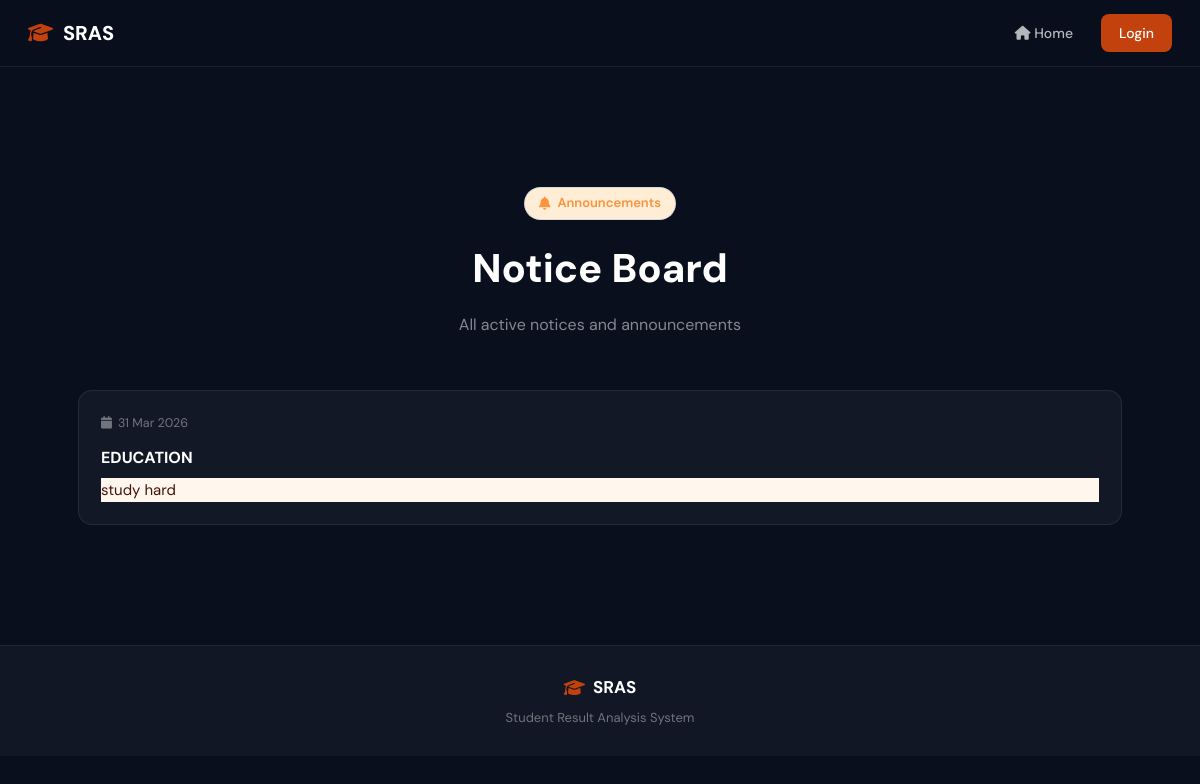
The page /notices/ on the database its author committed.
### core/models.py (models this page shows, shortened)
class Notice(models.Model):
    title      = models.CharField(max_length=200, verbose_name='Notice Title')
    content    = models.TextField(verbose_name='Content')
    is_active  = models.BooleanField(default=True, verbose_name='Active')
    created_at = models.DateTimeField(auto_now_add=True)
    updated_at = models.DateTimeField(auto_now=True)
    class Meta:
        ordering = ['-created_at']
        verbose_name = 'Notice'
        verbose_name_plural = 'Notices'

### core/views.py (the view)
# urls.py: path('notices/', views.public_notices, name='public_notices'),
def public_notices(request):
    notices = Notice.objects.filter(is_active=True)
    return render(request, 'core/public_notices.html', {'notices': notices})

### core/templates/core/public_notices.html (shortened to what this page needs)
<!DOCTYPE html>
<html lang="en">
<head>
  <link rel="stylesheet" href="https://cdnjs.cloudflare.com/ajax/libs/font-awesome/6.5.0/css/all.min.css" />
  <link rel="stylesheet" href="/static/css/main.css" />
  <link rel="stylesheet" href="/static/css/public.css" />
</head>
<body class="public-layout">
  <nav class="pub-nav">
    <div class="pub-nav-inner">
      <div class="pub-logo"><i class="fas fa-graduation-cap"></i><span>SRAS</span></div>
      <div class="pub-nav-links">
        <a href="{% url 'home' %}"><i class="fas fa-home"></i> Home</a>
        {% if request.user.is_authenticated %}
        <a href="{% url 'dashboard' %}" class="btn-nav-primary">Dashboard</a>
        {% else %}
        <a href="{% url 'login' %}" class="btn-nav-primary">Login</a>
        {% endif %}
      </div>
    </div>
  </nav>
  <div class="pub-page-content">
    <div class="section-inner">
      <div class="section-header">
        <div class="notice-badge"><i class="fas fa-bell"></i> Announcements</div>
        <h2>Notice Board</h2>
        <p>All active notices and announcements</p>
      </div>
      {% if notices %}
      <div class="notices-grid">
        {% for notice in notices %}
        <div class="notice-card">
          <div class="notice-card-header">
            <span class="notice-date"><i class="fas fa-calendar"></i> {{ notice.created_at|date:"d M Y" }}</span>
          </div>
          <h3 class="notice-card-title">{{ notice.title }}</h3>
          <p class="notice-card-body">{{ notice.content }}</p>
        </div>
        {% endfor %}
      </div>
      {% else %}
      <div class="empty-notices"><i class="fas fa-bell-slash"></i><p>No notices at this time.</p></div>
      {% endif %}
    </div>
  </div>
  <footer class="pub-footer">
    <div class="footer-inner">
      <div class="footer-logo"><i class="fas fa-graduation-cap"></i> SRAS</div>
      <p>Student Result Analysis System</p>
    </div>
  </footer>
</body>
</html>

### static/css/main.css (style rules this page uses)
*, *::before, *::after { box-sizing: border-box; margin: 0; padding: 0; }
:root { --primary: #c2410c; --accent: #fb923c; --background: #fff7ed; --card: #ffffff; --text: #431407; --border: #fed7aa; --hover: #ffedd5; --muted: #7c2d12; --blue-50: var(--hover); --blue-100: var(--border); --blue-500: var(--primary); --blue-600: var(--primary); --blue-700: var(--text); --blue-800: var(--text); --green-100: #dcfce7; --green-500: #22c55e; --green-600: #16a34a; --red-100: #fee2e2; --red-500: #ef4444; --red-600: #dc2626; --orange-100: #ffedd5; --orange-500: #f97316; --purple-100: var(--hover); --purple-500: var(--primary); --purple-600: var(--primary); --teal-100: #ccfbf1; --teal-500: #14b8a6; --yellow-100: #fef9c3; --yellow-600: #ca8a04; --gray-50: #f8fafc; --gray-100: #f1f5f9; --gray-200: #e2e8f0; --gray-300: #cbd5e1; --gray-400: #94a3b8; --gray-500: #64748b; --gray-600: #475569; --gray-700: #334155; --gray-800: #1e293b; --gray-900: #0f172a; --sidebar-w: 256px; --sidebar-collapsed: 72px; --topbar-h: 60px; --radius-sm: 6px; --radius: 10px; --radius-lg: 14px; --radius-xl: 20px; --shadow-sm: 0 1px 3px rgba(0,0,0,0.06), 0 1px 2px rgba(0,0,0,0.04); --shadow: 0 4px 12px rgba(0,0,0,0.08), 0 2px 4px rgba(0,0,0,0.04); --shadow-lg: 0 10px 30px rgba(0,0,0,0.1), 0 4px 8px rgba(0,0,0,0.06); --shadow-blue: 0 4px 15px rgba(194,65,12,0.25); --font: 'DM Sans', system-ui, sans-serif; --font-mono: 'DM Mono', monospace; }
html { font-size: 15px; }
body { font-family: var(--font); color: var(--text); background: var(--background); line-height: 1.6; }
a { color: var(--primary); text-decoration: none; }

### static/css/public.css (style rules this page uses)
.public-layout { background: #0a0f1e; color: white; min-height: 100vh; }
.pub-nav { position: sticky; top: 0; z-index: 100; background: rgba(10,15,30,0.85); backdrop-filter: blur(12px); border-bottom: 1px solid rgba(255,255,255,0.07); }
.pub-nav-inner { max-width: 1200px; margin: 0 auto; padding: 14px 28px; display: flex; align-items: center; justify-content: space-between; }
.pub-logo { display: flex; align-items: center; gap: 10px; font-size: 20px; font-weight: 800; color: white; }
.pub-logo i { color: var(--primary); }
.pub-nav-links { display: flex; align-items: center; gap: 28px; }
.pub-nav-links a { color: rgba(255,255,255,0.7); font-size: 14px; font-weight: 500; transition: color 0.15s; }
.btn-nav-primary { background: var(--primary); color: white !important; padding: 8px 18px; border-radius: 8px; font-size: 14px; font-weight: 600; display: flex; align-items: center; gap: 7px; transition: background 0.15s, transform 0.15s; }
.section-inner { max-width: 1100px; margin: 0 auto; padding: 80px 28px; }
.section-header { text-align: center; margin-bottom: 52px; }
.section-header h2 { font-size: clamp(28px, 3.5vw, 40px); font-weight: 800; color: white; margin-bottom: 12px; }
.section-header p { font-size: 16px; color: rgba(255,255,255,0.5); }
.notice-badge { display: inline-flex; align-items: center; gap: 7px; background: var(--hover); border: 1px solid rgba(59,130,246,0.2); color: var(--accent); padding: 5px 14px; border-radius: 99px; font-size: 13px; font-weight: 600; margin-bottom: 16px; }
.notices-grid { display: grid; grid-template-columns: repeat(auto-fit, minmax(300px, 1fr)); gap: 20px; }
.notice-card { background: rgba(255,255,255,0.04); border: 1px solid rgba(255,255,255,0.08); border-radius: 14px; padding: 22px; transition: all 0.2s; }
.notice-card-header { display: flex; align-items: center; justify-content: space-between; margin-bottom: 12px; }
.notice-date { font-size: 12.5px; color: rgba(255,255,255,0.4); display: flex; align-items: center; gap: 6px; }
.notice-card-title { font-size: 16px; font-weight: 700; color: white; margin-bottom: 8px; }
.notice-card-body { font-family: var(--font); color: var(--text); background: var(--background); line-height: 1.6; }
.pub-page-content { padding: 40px 0; }
.pub-footer { background: rgba(255,255,255,0.03); border-top: 1px solid rgba(255,255,255,0.06); padding: 28px; }
.footer-inner { max-width: 1100px; margin: 0 auto; text-align: center; }
.footer-logo { font-size: 17px; font-weight: 700; color: white; margin-bottom: 6px; display: flex; align-items: center; justify-content: center; gap: 8px; }
.footer-logo i { color: var(--primary); }
.footer-inner p { font-size: 13px; color: rgba(255,255,255,0.4); }

### rows shown on the page
Notice: created_at "31 Mar 2026", title "EDUCATION", content "study hard"
